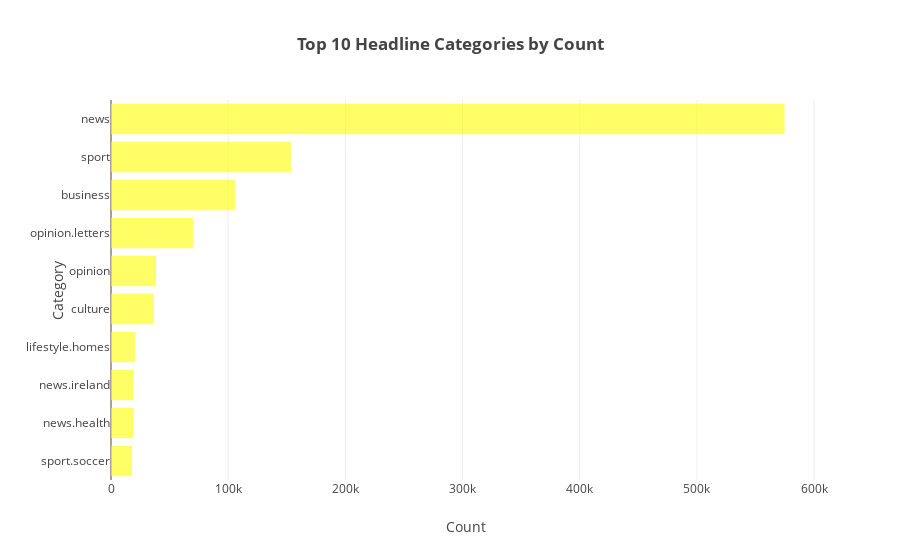

Write notebook code for a chart like this one.
### Markdown cell above
### Top 10 Headline Categories by Count

### Code cell
y = reversed(df['headline_category'].value_counts().head(10).sort_values(ascending=False).index.values.tolist())
x = reversed(df['headline_category'].value_counts().head(10).sort_values(ascending=False).values.tolist())
y = [i for i in y]
x = [i for i in x]

trace5 = go.Bar(x=x,
                y=y,
                orientation='h',
                marker_color='yellow', 
                opacity=0.6
               )

layout = go.Layout(title='<b>Top 10 Headline Categories by Count</b>',
                   xaxis=dict(title='Count'),
                   yaxis=dict(title='Category',
                              automargin=True
                             )
                  )

fig = go.Figure(data=[trace5], layout=layout)
py.iplot(fig)

### Figure 1 — Plotly figure (JSON) as saved in the notebook; plotly's stock layout.template omitted (floating-point values rounded to 4 significant figures)
{"data": [{"marker": {"color": "yellow"}, "opacity": 0.6, "orientation": "h", "type": "bar", "uid": "e3a4203a-eac2-4239-af55-20d859f43529", "x": [17898, 18961, 19350, 20685, 36509, 38413, 70262, 106155, 153559, 574774], "y": ["sport.soccer", "news.health", "news.ireland", "lifestyle.homes", "culture", "opinion", "opinion.letters", "business", "sport", "news"]}], "layout": {"title": {"text": "<b>Top 10 Headline Categories by Count</b>"}, "xaxis": {"title": {"text": "Count"}}, "yaxis": {"automargin": true, "title": {"text": "Category"}}}}
